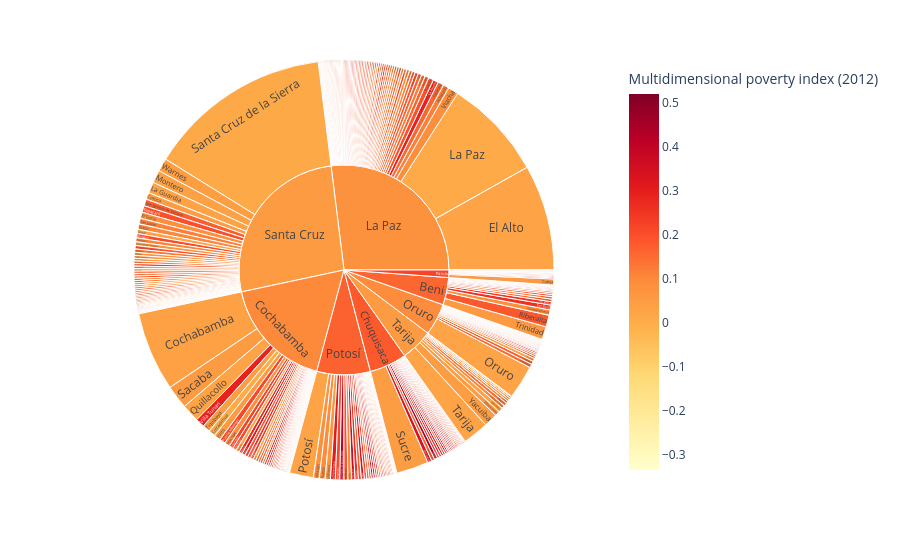

Notebook code cell kept with this figure:
### Code cell
px.sunburst(
    gdf, path=["department", "name"], values="pop",
    color="sdg1_2_mpi", color_continuous_scale="YlOrRd",
    color_continuous_midpoint=np.average(gdf["sdg1_2_mpi"], weights=gdf["pop"]),
    hover_data={"rank_mpi": True}, labels=labels,
)

### Figure 1 — Plotly figure (JSON) as saved in the notebook; plotly's stock layout.template omitted (floating-point values rounded to 4 significant figures; data arrays with more than 128 entries replaced by an {"elided": "..."} marker saying what was removed)
{"data": [{"branchvalues": "total", "customdata": {"elided": "348x2 mixed values"}, "domain": {"x": [0.0, 1.0], "y": [0.0, 1.0]}, "hovertemplate": "labels=%{label}<br>Population (2012)=%{value}<br>parent=%{parent}<br>id=%{id}<br>Poverty rank (1 = poorest)=%{customdata[0]}<br>Multidimensional poverty index (2012)=%{color}<extra></extra>", "ids": {"elided": "348 str values"}, "labels": {"elided": "348 str values"}, "marker": {"coloraxis": "coloraxis", "colors": {"elided": "348 float values"}}, "name": "", "parents": {"elided": "348 str values"}, "type": "sunburst", "values": {"elided": "348 float values"}}], "layout": {"coloraxis": {"autocolorscale": false, "cmid": 0.09261, "colorbar": {"title": {"text": "Multidimensional poverty index (2012)"}}, "colorscale": [[0.0, "rgb(255,255,204)"], [0.125, "rgb(255,237,160)"], [0.25, "rgb(254,217,118)"], [0.375, "rgb(254,178,76)"], [0.5, "rgb(253,141,60)"], [0.625, "rgb(252,78,42)"], [0.75, "rgb(227,26,28)"], [0.875, "rgb(189,0,38)"], [1.0, "rgb(128,0,38)"]]}, "legend": {"tracegroupgap": 0}, "margin": {"t": 60}}}
